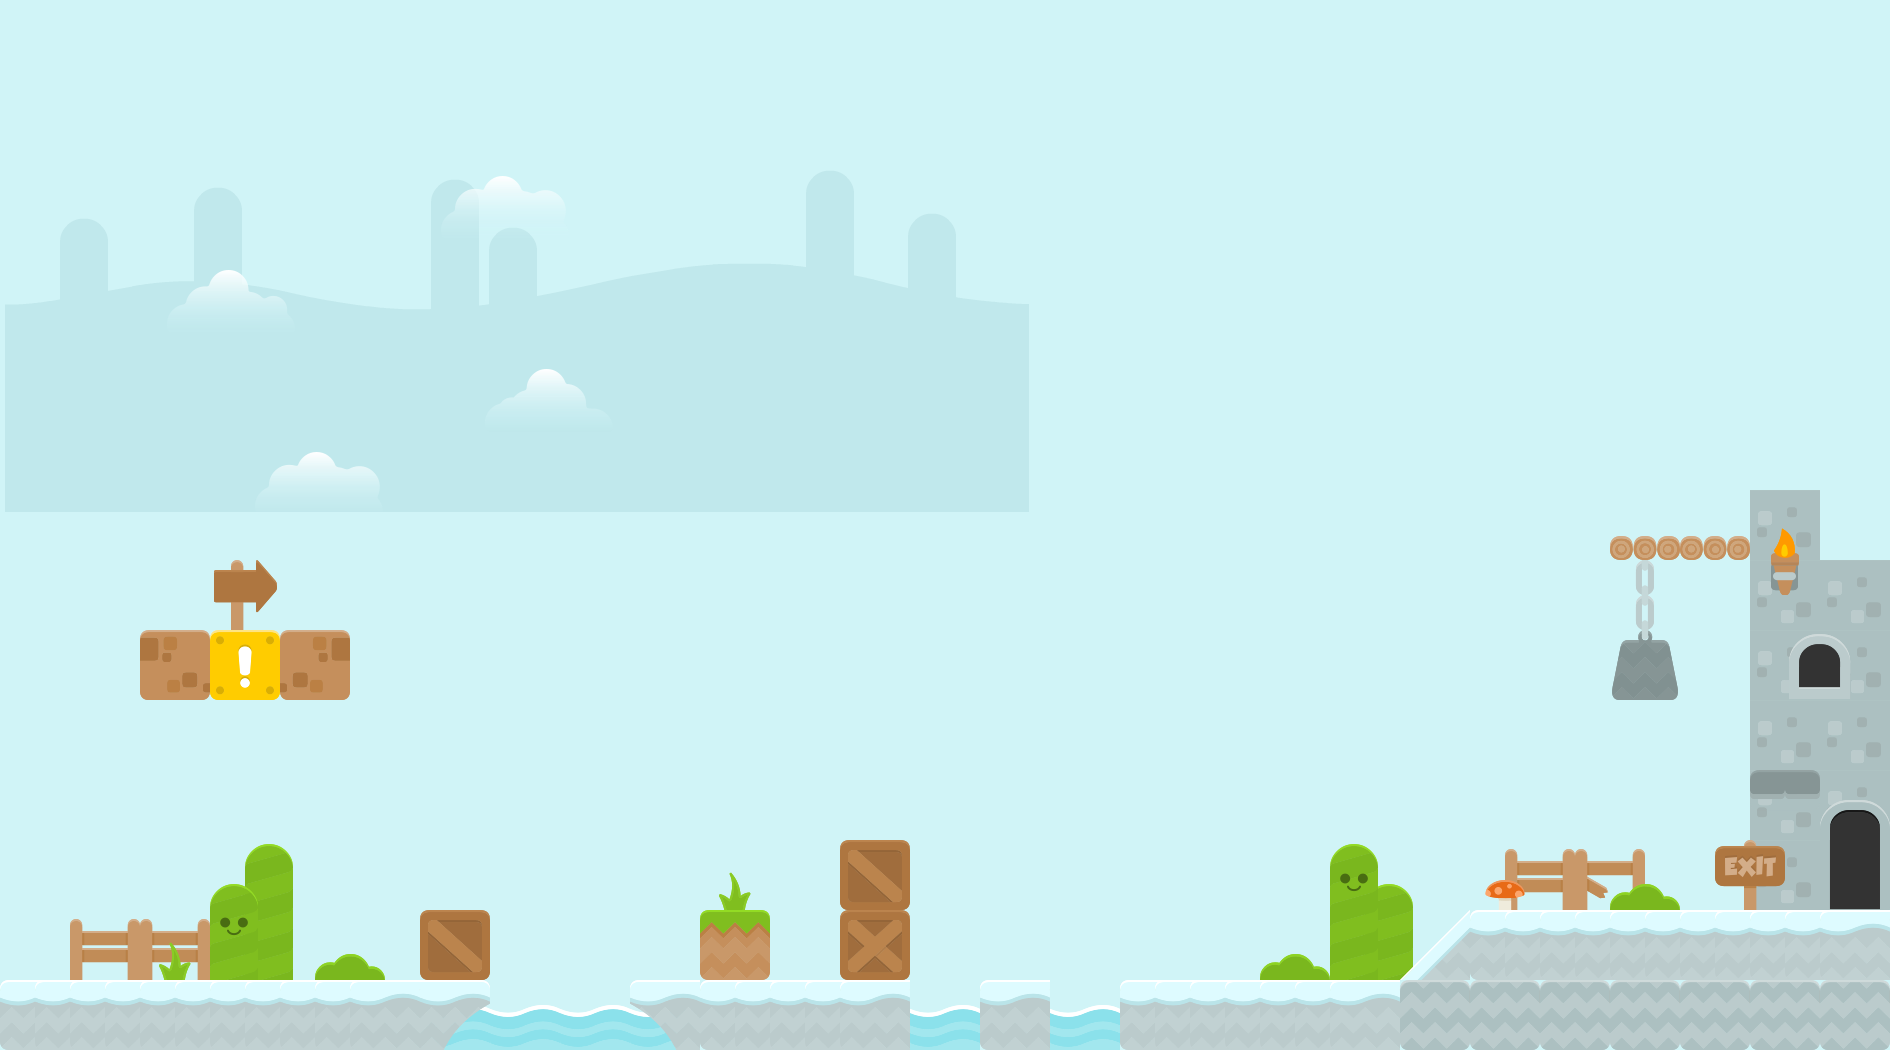

Rendered tile map (Tiled .tmx) drawn with the repository's tilesets; below, a short description and the map source with its tile grids summarised:
An orthogonal 54x30 tile map with 35x35 px tiles, 3 tile layers (Back Layer 2, Back Layer 1, Front Layer), 2 image layers and 28 objects (6x platform, 3x FlyEntity, 2x SlimeEntity, mainPlayer, me.Trigger, ...).

<map version="1.10" tiledversion="1.10.1" orientation="orthogonal" renderorder="right-down" width="54" height="30" tilewidth="35" tileheight="35" infinite="0" backgroundcolor="#d0f4f7" nextlayerid="14" nextobjectid="43">
 <editorsettings>
  <export target="map1.json" format="json" />
 </editorsettings>
 <tileset firstgid="1" source="tileset.tsx" />
 <imagelayer id="1" name="Background" y="538" offsetx="5.33333" offsety="0.666667">
  <image source="../img/background.png" width="1024" height="512" />
  <properties>
   <property name="anchorPoint" value="json:{&quot;x&quot;:0,&quot;y&quot;:1}" />
   <property name="ratio" value="0.25" />
   <property name="repeat" value="repeat-x" />
  </properties>
 </imagelayer>
 <imagelayer id="2" name="Clouds" y="128" offsetx="140" offsety="128">
  <image source="../img/clouds.png" width="512" height="512" />
  <properties>
   <property name="ratio" value="0.5" />
   <property name="repeat" value="repeat-x" />
  </properties>
 </imagelayer>
 <layer id="3" name="Back Layer 2" width="54" height="30">
  <data>[1620 cells, 17 non-empty, 7 distinct tile ids]</data>
 </layer>
 <layer id="4" name="Back Layer 1" width="54" height="30">
  <data>[1620 cells, 26 non-empty, 18 distinct tile ids]</data>
 </layer>
 <objectgroup color="#00ff00" id="5" name="Player">
  <object id="16" name="mainPlayer" x="251" y="893" width="35" height="88" />
  <object id="17" name="me.Trigger" x="1830" y="810" width="50" height="100">
   <properties>
    <property name="duration" value="150" />
    <property name="fade" value="#fff" />
    <property name="to" value="map2" />
   </properties>
  </object>
  <object id="30" gid="71" x="1095" y="980" width="70" height="70">
   <properties>
    <property name="shapes" value="json:[]" />
   </properties>
  </object>
 </objectgroup>
 <objectgroup color="#ffff00" id="6" name="Coins">
  <object id="3" name="CoinEntity" x="840" y="805" width="35" height="35" />
 </objectgroup>
 <objectgroup color="#ff0000" id="7" name="Slimes">
  <object id="5" name="SlimeEntity" x="140" y="595" width="210" height="35">
   <properties>
    <property name="frameheight" value="35" />
    <property name="framewidth" value="55" />
   </properties>
  </object>
  <object id="6" name="SlimeEntity" x="1470" y="875" width="350" height="35">
   <properties>
    <property name="frameheight" value="35" />
    <property name="framewidth" value="55" />
   </properties>
  </object>
 </objectgroup>
 <layer id="8" name="Front Layer" width="54" height="30">
  <data>[1620 cells, 55 non-empty, 13 distinct tile ids]</data>
 </layer>
 <objectgroup color="#ff0000" id="9" name="Flies">
  <object id="4" name="FlyEntity" x="910" y="490" width="560" height="35">
   <properties>
    <property name="animationspeed" value="200" />
    <property name="frameheight" value="35" />
    <property name="framewidth" value="70" />
    <property name="gravity" value="0" />
    <property name="velX" value="2" />
   </properties>
  </object>
 </objectgroup>
 <objectgroup color="#ff0000" id="13" name="Copy of Flies">
  <object id="40" name="FlyEntity" x="910" y="490" width="560" height="35">
   <properties>
    <property name="animationspeed" value="200" />
    <property name="frameheight" value="35" />
    <property name="framewidth" value="70" />
    <property name="gravity" value="0" />
    <property name="velX" value="2" />
   </properties>
  </object>
  <object id="41" name="FlyEntity" x="1102.78" y="594.1" width="560" height="35">
   <properties>
    <property name="animationspeed" value="200" />
    <property name="frameheight" value="35" />
    <property name="framewidth" value="70" />
    <property name="gravity" value="0" />
    <property name="velX" value="2" />
   </properties>
  </object>
 </objectgroup>
 <objectgroup id="10" name="Collision">
  <object id="7" x="-1" y="980" width="421" height="70" />
  <object id="8" x="700" y="980" width="210" height="70" />
  <object id="9" x="980" y="980" width="70" height="35" />
  <object id="10" x="1120" y="980" width="280" height="70" />
  <object id="11" x="1470" y="910" width="420" height="140" />
  <object id="12" type="slope" x="1400" y="980">
   <polygon points="0,0 70,-70 70,70 0,70" />
  </object>
  <object id="13" type="platform" x="700" y="910">
   <polyline points="0,0 70,0" />
  </object>
  <object id="15" x="0" y="981">
   <polyline points="0,0 0,-630" />
  </object>
  <object id="19" type="platform" x="1625" y="640">
   <polyline points="0,0 39,0" />
  </object>
  <object id="20" type="platform" x="1610" y="536">
   <polyline points="0,0 139,0" />
  </object>
  <object id="21" type="platform" x="1750" y="490">
   <polyline points="0,0 70,0" />
  </object>
  <object id="22" type="platform" x="1820" y="560">
   <polyline points="0,0 70,0" />
  </object>
  <object id="23" x="1890" y="630">
   <polyline points="0,280 0,-490" />
  </object>
  <object id="27" x="420" y="910" width="70" height="70" />
  <object id="28" x="139" y="629" width="210" height="70" />
  <object id="29" type="platform" x="1750" y="770">
   <polyline points="0,0 70,0" />
  </object>
  <object id="31" x="420" y="980" width="70" height="35" />
  <object id="33" x="630" y="980" width="70" height="35" />
  <object id="35" x="840" y="840" width="70" height="140" />
 </objectgroup>
</map>
